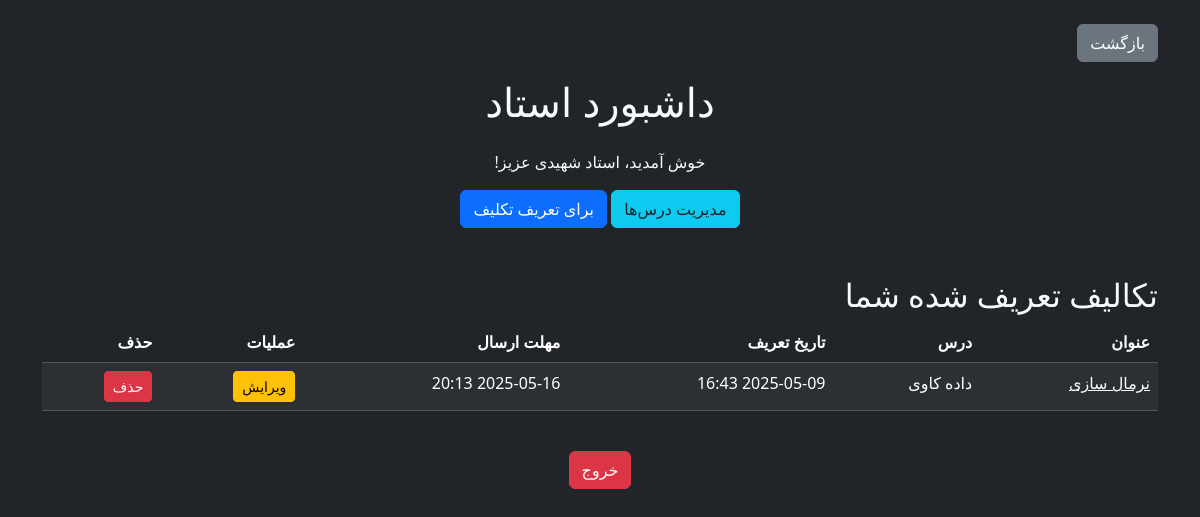
Page /teacher (signed in) on the earlier database version.
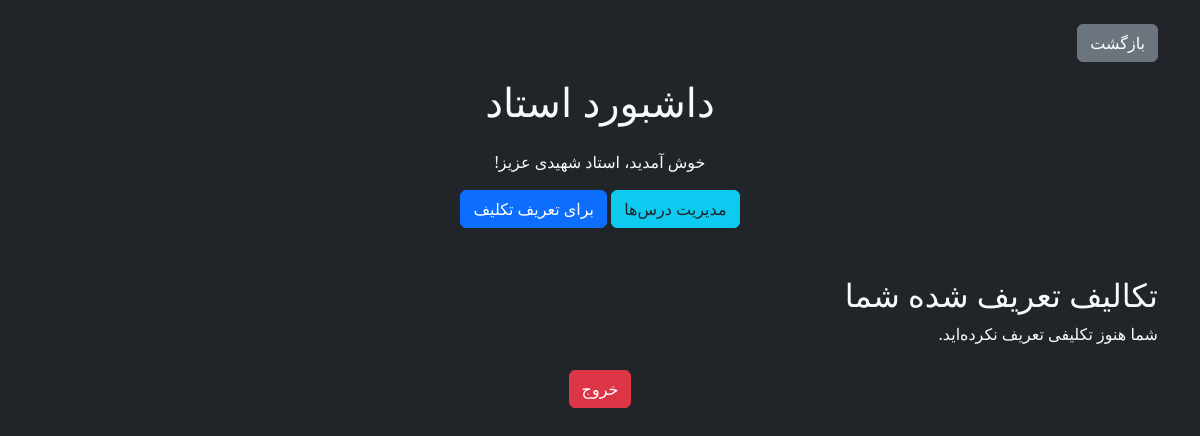
Same page on the later database version.
### main.py (models this page shows, shortened)
class DefinedAssignment(db.Model):
    id = db.Column(db.Integer, primary_key=True)
    title = db.Column(db.String(100), nullable=False)
    description = db.Column(db.Text, nullable=True)
    created_date = db.Column(db.DateTime, nullable=False, default=datetime.utcnow)
    deadline = db.Column(db.DateTime, nullable=True) # مهلت ارسال
    teacher_id = db.Column(db.Integer, db.ForeignKey('user.id'), nullable=False)
    course_id = db.Column(db.Integer, db.ForeignKey('course.id'), nullable=False) # ارتباط با مدل درس
    submissions = db.relationship('Submission', backref='defined_assignment', lazy=True, cascade="all, delete-orphan")

class Course(db.Model):
    id = db.Column(db.Integer, primary_key=True)
    name = db.Column(db.String(100), nullable=False)
    teacher_id = db.Column(db.Integer, db.ForeignKey('user.id'), nullable=False)
    assignments = db.relationship('DefinedAssignment', backref='course', lazy=True, cascade="all, delete-orphan")

### main.py (the view)
@app.route('/teacher')
@login_required
def teacher_dashboard():
    if current_user.role != 'استاد':
        flash('شما اجازه دسترسی به این صفحه را ندارید.', 'danger')
        return redirect(url_for('index')) # هدایت به صفحه اصلی یا ورود
    teachers_courses = Course.query.filter_by(teacher_id=current_user.id).all()
    teachers_defined_assignments = DefinedAssignment.query.filter_by(teacher_id=current_user.id).all()
    all_submissions = Submission.query.all()
    return render_template('teacher_dashboard.html',
                           courses=teachers_courses,
                           defined_assignments=teachers_defined_assignments, # ممکن است دیگر لازم نباشد همه تکالیف اینجا نمایش داده شوند
                           submissions=all_submissions, # ممکن است دیگر لازم نباشد همه سابمیشن‌ها اینجا نمایش داده شوند
                           datetime=datetime)

### main.py (called while the page is built)
@login_manager.user_loader
def load_user(user_id):
    return User.query.get(int(user_id))

### templates/teacher_dashboard.html (shortened to what this page needs)
{% extends "base.html" %}
{% block content %}
<button class="btn btn-secondary mb-3" onclick="history.back()">بازگشت</button>
<h1 class="text-center mb-4">داشبورد استاد</h1>
<p class="text-center">خوش آمدید، استاد {{ current_user.last_name }} عزیز!</p>
<div class="text-center mb-4">
    <a href="{{ url_for('manage_courses') }}" class="btn btn-info text-dark">مدیریت درس‌ها</a>
    <a href="{{ url_for('create_assignment') }}" class="btn btn-primary">برای تعریف تکلیف</a>
</div>
<h2 class="mt-5" id="assignments">تکالیف تعریف شده شما</h2>
{% if defined_assignments %}
    <div class="table-responsive">
    <table class="table table-dark table-striped">
        <thead>
            <tr>
                <th scope="col">عنوان</th>
                <th scope="col">درس</th>
                <th scope="col">تاریخ تعریف</th>
                <th scope="col">مهلت ارسال</th>
                <th scope="col">عملیات</th>
                <th scope="col">حذف</th>
            </tr>
        </thead>
        <tbody>
            {% for assignment in defined_assignments %}
            <tr>
                <td><a href="{{ url_for('assignment_submissions', assignment_id=assignment.id) }}" class="text-light">{{ assignment.title }}</a></td>
                <td>{{ assignment.course.name if assignment.course else '-' }}</td>
                <td>{{ assignment.created_date.strftime('%Y-%m-%d %H:%M') }}</td>
                <td>
                    {% if assignment.deadline %}
                        {{ assignment.deadline.strftime('%Y-%m-%d %H:%M') }}
                    {% else %}
                        نامحدود
                    {% endif %}
                </td>
                 <td>
                    <a href="{{ url_for('edit_assignment', assignment_id=assignment.id) }}" class="btn btn-sm btn-warning">ویرایش</a>
                </td>
                <td>
                    <form action="{{ url_for('delete_assignment', assignment_id=assignment.id) }}" method="POST" onsubmit="return confirm('آیا از حذف این تکلیف مطمئن هستید؟ تمام فایل‌های ارسالی مربوط به این تکلیف نیز حذف خواهند شد.');">
                        <button type="submit" class="btn btn-sm btn-danger">حذف</button>
                    </form>
                </td>
            </tr>
            {% endfor %}
        </tbody>
    </table>
    </div>
{% else %}
    <p>شما هنوز تکلیفی تعریف نکرده‌اید.</p>
{% endif %}
<p class="text-center mt-4"><a href="{{ url_for('logout') }}" class="btn btn-danger">خروج</a></p>
{% endblock %}

Differences in the rows shown:
removed DefinedAssignment: title "نرمال سازی", course "داده کاوی", created_date "2025-05-09 16:43", deadline "2025-05-16 20:13"
Other differences:
text no longer shown: "عنوان درس تاریخ تعریف مهلت ارسال عملیات حذف"
text now shown: "شما هنوز تکلیفی تعریف نکرده‌اید."
